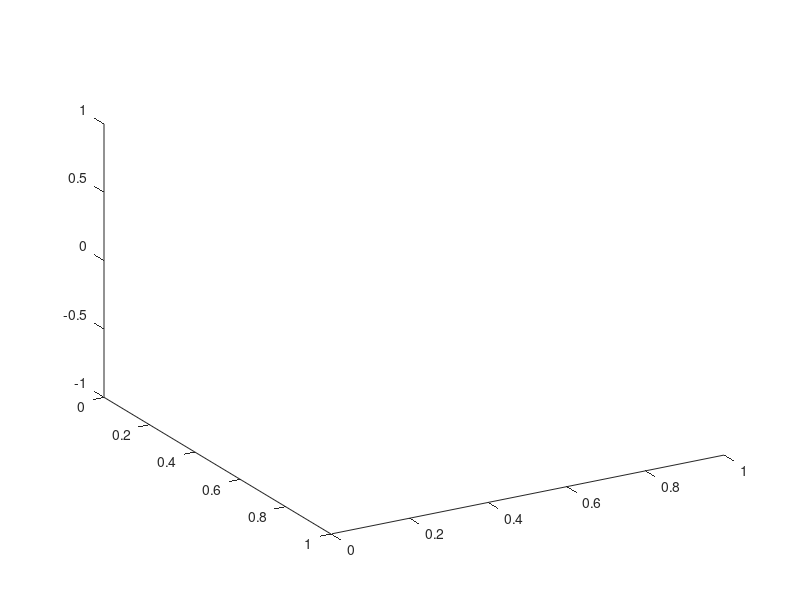

This chart was generated by the following MATLAB code: (Note: this script raises an error after producing the figure.)
% clear all
close all


plot_factor = -115;
filt_window = 1;



pathname = 'H_freq'; 
colors = {'m','b','g','c','k'};
time_step = 0.02;
Nf = 2; % Number_of_files

NumbOfSamples = 372;

Nfft = 1000;
dt = 1/(Nfft*1000000)/1.1;
distance2 = 3e8*(dt:dt:Nfft*dt);
    


PDPavg = zeros(NumbOfSamples,filt_window*Nfft);

tt2 = time_step:time_step:NumbOfSamples*time_step;

gyy = zeros(NumbOfSamples, Nf);
Averaging_ID = zeros(NumbOfSamples, 1);

H_long = zeros(NumbOfSamples, filt_window*Nfft);

figure
view(60,30)
hold on

number_of_files = 0;
for k = 1:Nf
    number_of_files = number_of_files + 1;
    
    kk = k+4000;
    fileAddress = [pathname, num2str(kk),'.csv'];
    Hload = csvread(fileAddress);
    Hyy = Hload(1:NumbOfSamples,1:Nfft);
    H_long(:,1:Nfft) = Hyy;
    
%     disp(size(Hyy,1));
    
    hyy=fliplr(ifft(H_long,filt_window*Nfft,2));%*sqrt(Nfft);
    PDPyy = zeros(NumbOfSamples, filt_window*Nfft);
    
    
    y_axis = ones(NumbOfSamples, 1);
    
    for i = 1:NumbOfSamples
        PDPyy(i,:) = abs(hyy(i,:)).^2;
        PDPyy(PDPyy<10^(plot_factor/10))=0;
        PDPyy(:,filt_window*750:end)=0;
        gyy(i,k)=sum(PDPyy(i,:));
    end
    
    plot3(y_axis*k, tt2, 10*log10(gyy(:,k)))
    PDPavg = PDPavg + PDPyy;
    disp([' Run # ', num2str(k), '; Total power = ', num2str(10*log10(sum(gyy(:,k))))])
    
    
%     figure(2)
%     hold on
%     plot(7.58*tt2/max(tt2),10*log10(gyy(:,k)).')
%     grid on
end
%%
gsort = sort(gyy,2);

for ii =1:NumbOfSamples
    Averaging_ID(ii) = nnz(gyy(ii,:));
end

% figure
% surf(10*log10(gyy))

for uu=1:length(gsort(:,end))-10
    gsort1(uu)=mean(10*log10(gsort(uu:uu+10,1)).');
    gsort2(uu)=mean(10*log10(gsort(uu:uu+10,end)).');
end

gavg = sum(gyy,2)/number_of_files;

data = open('NarrowPDP171_11.fig');
extract = findobj(data,'Type','line');

figure
grid on
hold on
ScalingTime = 7.44;%7.58;
ylim([-115 -65])
plot(ScalingTime*tt2/max(tt2),10*log10(gyy))

plot(ScalingTime*tt2/max(tt2),10*log10(gavg).','r','linewidth',2)

plot(ScalingTime*tt2(6:end-5)/max(tt2),gsort1,'--k', 'linewidth',1)
plot(ScalingTime*tt2(6:end-5)/max(tt2),gsort2,'--k', 'linewidth',1)

for nn = 1:length(extract)
    if nn == 1
        plot(extract(nn).XData(1:47), extract(nn).YData(1:47),'k','linewidth', 2); 
    else
        plot(extract(nn).XData, extract(nn).YData,'k','linewidth', 2); 
    end
end




%%
time_shift = 12;
time_window = 209;
power_elevation = 5;
% figure
% h=pcolor(distance2, tt2(1:time_window), 10*log10(PDPavg(end-time_window+1:end,1:filt_window:end)/Nf));
% set(h,'linestyle','none')
% caxis([plot_factor+power_elevation, -70-power_elevation])
% title('PDP')
% xlabel('Delay distance (m)')
% ylabel('Time (s)')
% 
% figure
% h=pcolor(3e8*tau,tav(1:end-3),10*log10(PDPnn));
% set(h,'linestyle','none')
% caxis([-115 -70])
% title('PDP')
% xlabel('Delay distance (m)')
% ylabel('Time (s)')


figure
subplot(2,1,2)
h=pcolor(3e8*tau,3+tav(1:end-3),10*log10(PDPnn));
set(h,'linestyle','none')
caxis([-115 -70])
xlim([0 200])
ylim([4 7.18])
title('PDP for GSCM from [3]')
xlabel('Delay distance (m)')
ylabel('Time (s)')

subplot(2,1,1)
h=pcolor(distance2, 3+tt2(1:time_window), 10*log10(PDPavg(end-time_window-time_shift+1:end-time_shift,1:filt_window:end)/number_of_files));
set(h,'linestyle','none')
caxis([-115, -70])
xlim([0 200])
ylim([4 7.18])
title('PDP from Unity3D Implementation')
xlabel('Delay distance (m)')
ylabel('Time (s)')
